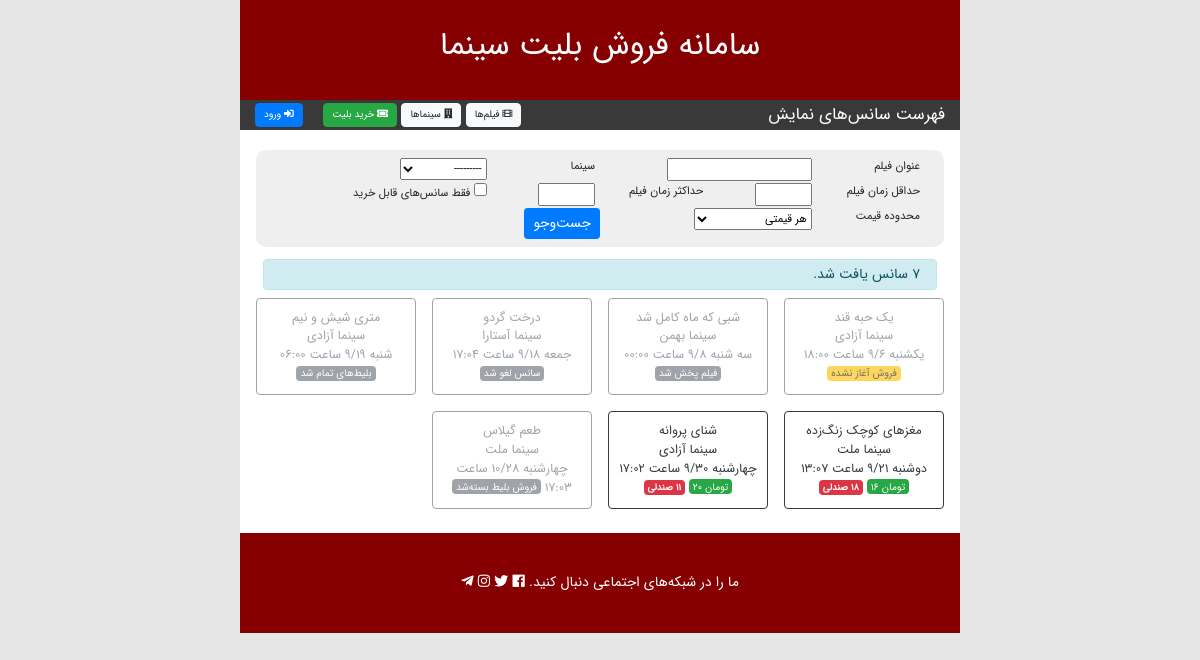
Page /ticketing/showtime/list/ on the committed database.
### ticketing/models.py (models this page shows, shortened)
class ShowTime(models.Model):
    movie = models.ForeignKey("Movie", on_delete=models.PROTECT, verbose_name="عنوان فیلم")
    cinema = models.ForeignKey('Cinema', on_delete=models.PROTECT, verbose_name = "نام سینما")
    start_time = models.DateTimeField("زمان شروع")
    price = models.IntegerField("قیمت")
    salable_seats = models.IntegerField("صندلی‌های قابل فروش")
    free_seats = models.IntegerField("صندلی‌های خالی")
    SALE_NOT_STARTED = 1
    SALE_OPEN = 2
    TICKETS_SOLD = 3
    SALE_CLOSED = 4
    MOVIE_PLAYED = 5
    SHOW_CANCELD = 6
    status_choices = (
        (SALE_NOT_STARTED, "فروش آغاز نشده" ),
        (SALE_OPEN,"در حال فروش بلیط"),
        (TICKETS_SOLD,"بلیط‌های تمام شد"),
        (SALE_CLOSED,"فروش بلیط بسته‌شد"),
        (MOVIE_PLAYED,"فیلم پخش شد"),
        (SHOW_CANCELD,"سانس لغو شد"),
    )
    status = models.IntegerField("وضعیت", choices=status_choices)
    def get_price_display(self):
        return 'تومان {}'.format(self.price)
    class Meta:
        verbose_name = "سانس"
        verbose_name_plural = "سانس"

class Movie(models.Model):
    name = models.CharField("عنوان فیلم",max_length=100)
    director = models.CharField("نام کارگردان", max_length=50)
    year = models.IntegerField("سال تولید")
    length = models.IntegerField("مدت زمان")
    description = models.TextField("خلاصه فیلم")
    poster = models.ImageField("پوستر", upload_to='movie_poster/')
    def __str__(self):
        return self.name
    class Meta:
        verbose_name = "فیلم"
        verbose_name_plural = "فیلم"

class Cinema(models.Model):
    name = models.CharField("نام", max_length=50)
    city = models.CharField("شهر", max_length=30, default="تهران")
    capacity = models.IntegerField("ظرفیت")
    phone = models.CharField("تلفن", max_length=20, null=True)
    address = models.TextField("آدرس")
    image = models.ImageField("تصویر", upload_to='cinema_images/', null=True, blank=True)
    def __str__(self):
        return self.name
    class Meta:
        verbose_name = "سینما"
        verbose_name_plural = "سینما"

### ticketing/views.py (the view)
# urls.py: path('showtime/list/', views.showtime_list, name="showtime_list"),
def showtime_list(request):
    showtimes = ShowTime.objects.all()
    search_form = ShowTimeSearchForm(request.GET)
    if search_form.is_valid():
        showtimes = showtimes.filter(movie__name__contains=search_form.cleaned_data['movie_name'])
        if search_form.cleaned_data['sale_is_open']:
            showtimes = showtimes.filter(status=ShowTime.SALE_OPEN)
        if search_form.cleaned_data['movie_length_min'] is not None:
            showtimes = showtimes.filter(movie__length__gte=search_form.cleaned_data['movie_length_min'])
        if search_form.cleaned_data['movie_length_max'] is not None:
            showtimes = showtimes.filter(movie__length__lte=search_form.cleaned_data['movie_length_max'])
        if search_form.cleaned_data['cinema'] is not None:
            showtimes = showtimes.filter(cinema=search_form.cleaned_data['cinema'])
        min_price, max_price = search_form.get_price_boundries()
        if min_price is not None:
            showtimes = showtimes.filter(price__gt=min_price)
        if max_price is not None:
            showtimes = showtimes.filter(price__lte=max_price)
    showtimes = showtimes.order_by('start_time')
    context = {
        'search_form': search_form,
        "showtimes" : showtimes
    }
    return render(request, 'ticketing/showtime_list.html', context)

### ticketing/forms.py (called while the page is built)
    def get_price_boundries(self):
        price_level = self.cleaned_data['price_level']
        if price_level == ShowTimeSearchForm.PRICE_UNDER_10:
            return None, 10000
        elif price_level == ShowTimeSearchForm.PRICE_10_TO_15:
            return 10000, 15000
        elif price_level == ShowTimeSearchForm.PRICE_15_TO_20:
            return 15000, 20000
        elif price_level == ShowTimeSearchForm.PRICE_ABOVE_20:
            return 20000, None
        else:
            return None, None

### ticketing/templates/ticketing/showtime_list.html
{% extends "ticketing/base_page.html" %} {% load static %} {% block title %} سانس‌های نمایش {% endblock title %} {% block toolbar_title %} فهرست سانس‌های نمایش {% endblock toolbar_title %} {% block main_content %}
<div class="row">
    <div class="col py-3">
        <div class="row">
            <div class="col my-1 mx-3 py-2 px-3 search-bar">
                <form action="" method="get" class="form-row px-2">
                    {% include "ticketing/_form_field.html" with field=search_form.movie_name %} {% include "ticketing/_form_field.html" with field=search_form.cinema %} {% include "ticketing/_form_field.html" with field=search_form.movie_length_min label_size=2 input_size=2%}
                    {% include "ticketing/_form_field.html" with field=search_form.movie_length_max label_size=2 input_size=2 %}
                    <div class="col-4">
                        {{ search_form.sale_is_open }} {{ search_form.sale_is_open.label }}
                    </div>
                    {% include "ticketing/_form_field.html" with field=search_form.price_level %}
                    <button type="submit" class="btn btn-primary btn-sm">
                            جست‌وجو
                        </button>
                </form>
            </div>
        </div>
        {% if showtimes %}
        <div class="row px-2">
            <div class="col">
                <div class="alert alert-info mt-2 mb-0 py-1 px-3">
                    {{ showtimes.count }} سانس یافت شد.
                </div>
            </div>
        </div>
        <div class="row px-2">
            {% for showtime in showtimes %}
            <div class="col-3 px-2 py-2">
                <a href="{% url 'ticketing:showtime_details' showtime_id=showtime.id %}" class="showtime-box btn
                                {% if showtime.status != showtime.SALE_OPEN %}
                                    disabled btn-outline-secondary
                                {% else %}
                                    btn-outline-dark
                                {% endif %}">
                    <span>{{ showtime.movie }}</span>
                    <br/>
                    <span>{{ showtime.cinema }}</span>
                    <br/>
                    <span>
                                    {{ showtime.start_time|date:"l n/j ساعت H:i" }}
                                </span>
                    <span class="showtime-status badge
                                    {% if showtime.status == showtime.SALE_NOT_STARTED %}
                                        badge-warning
                                    {% elif showtime.status == showtime.SHOW_CANCELED %}
                                        badge-danger
                                    {% elif showtime.status == showtime.SALE_OPEN %}
                                        badge-success
                                    {% else %}
                                        badge-secondary
                                    {% endif %}">
                                    {% if showtime.status == showtime.SALE_OPEN %}
                                        {{ showtime.get_price_display }}
                                    {% else %}
                                        {{ showtime.get_status_display }}
                                    {% endif %}
                                </span> {% if showtime.status == showtime.SALE_OPEN %} <span class="badge badge-danger">
                        {{ showtime.free_seats }} صندلی
                        </span> {% endif %}
                </a>
            </div>
            {% endfor %}
        </div>
        {% else %}
        <div class="alert alert-danger">
            در حال حاضر هیچ سانسی برای نمایش وجود ندارد.
        </div>
        {% endif %}
    </div>
</div>
{% endblock main_content %}

### ticketing/static/ticketing/css/main.css (style rules this page uses)
body { direction: rtl; text-align: right; font-family: IRANSansWeb; font-size: 14px !important; margin: 0; background-color: #e6e6e6; }
.showtime-box { padding: 10px; font-size: 0.9em; }
.showtime-box .showtime-status { font-size: 0.8em; font-weight: normal; }
.search-bar { background-color: #efefef; border-radius: 10px; font-size: 0.8em; }

### rows in the picture
ShowTime: movie "یک حبه قند", cinema "سینما آزادی", start_time "یکشنبه 9/6 ساعت 18:00", status "فروش آغاز نشده"
ShowTime: movie "شبی که ماه کامل شد", cinema "سینما بهمن", start_time "سه شنبه 9/8 ساعت 00:00", status "فیلم پخش شد"
ShowTime: movie "درخت گردو", cinema "سینما آستارا", start_time "جمعه 9/18 ساعت 17:04", status "سانس لغو شد"
ShowTime: movie "متری شیش و نیم", cinema "سینما آزادی", start_time "شنبه 9/19 ساعت 06:00", status "بلیط‌های تمام شد"
ShowTime: movie "مغزهای کوچک زنگ‌زده", cinema "سینما ملت", start_time "دوشنبه 9/21 ساعت 13:07", price "تومان 16", free_seats "18"
ShowTime: movie "شنای پروانه", cinema "سینما آزادی", start_time "چهارشنبه 9/30 ساعت 17:02", price "تومان 20", free_seats "11"
ShowTime: movie "طعم گیلاس", cinema "سینما ملت", start_time "چهارشنبه 10/28 ساعت 17:03", status "فروش بلیط بسته‌شد"

### other values in the picture
{{ field.label }} "عنوان فیلم سینما حداقل زمان فیلم حداکثر زمان فیلم محدوده قیمت"
{{ search_form.sale_is_open.label }} "فقط سانس‌های قابل خرید"
{{ showtimes.count }} "7"
